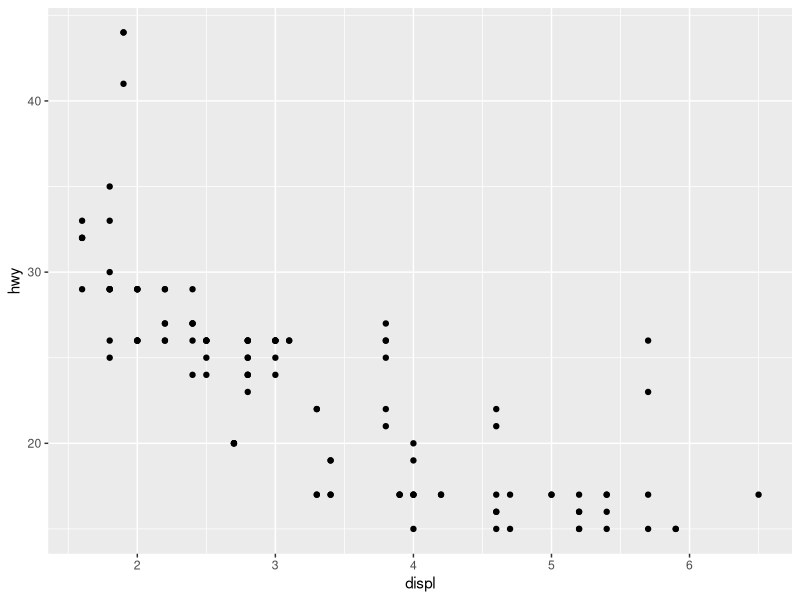

This figure's R source:
library("tidyverse")

# Obtém apenas algumas colunas (manufacturer e model)
mpg %>%
  select(manufacturer, model) %>%
  filter(model == "a4")

# Operador AND
mpg %>%
  filter(model == "a4", displ > 2)


# Operador OR
mpg %>%
  filter(model == "a4" | displ > 2)

mpg %>%
  filter(year == 1999) %>%
  select(manufacturer, displ) %>%
  View()


mpg %>%
  filter(year == 1999) %>%
  ggplot(aes(displ, hwy)) +
  geom_point()


mpg %>%
  arrange(model, manufacturer)

mpg %>%
  filter(
    between(displ, 1.5, 2.5)
  )

mpg %>%
  filter(drv %in% c("f", "r") )

#If modo
5 %/% 4

# Permite alterar e calcular novos valores em colunas
mpg %>%
  transmute(
    ratio = hwy / cty,
    hwy = hwy,
    cty = cty,
    ratio_2 = ratio * 2
  )

# Remove a coluna com o operador "-"
mpg %>%
  select(-year, -trans)

# Adiciona novas colunasg
mpg %>%
  mutate(
    ratio = hwy / cty,
    ratio_2 = ratio * 2
  )

mpg %>%
  count(manufacturer) %>%
  arrange(-n) %>%
  top_n(5)


mpg %>%
  group_by(model) %>%
  summarise(
    hwy_medio = mean(hwy),
    cty_medio = mean(cty)
  )

#Transforma os dados de linhas para colunas
mpg %>%
  count(manufacturer) %>%
  spread(manufacturer, n) %>%
  View()

mpg %>%
  count(year) %>%
  spread(year, n) %>%
  gather(`1999`, `2008`,
         key = "year",
         value = "n") %>%
  View()
